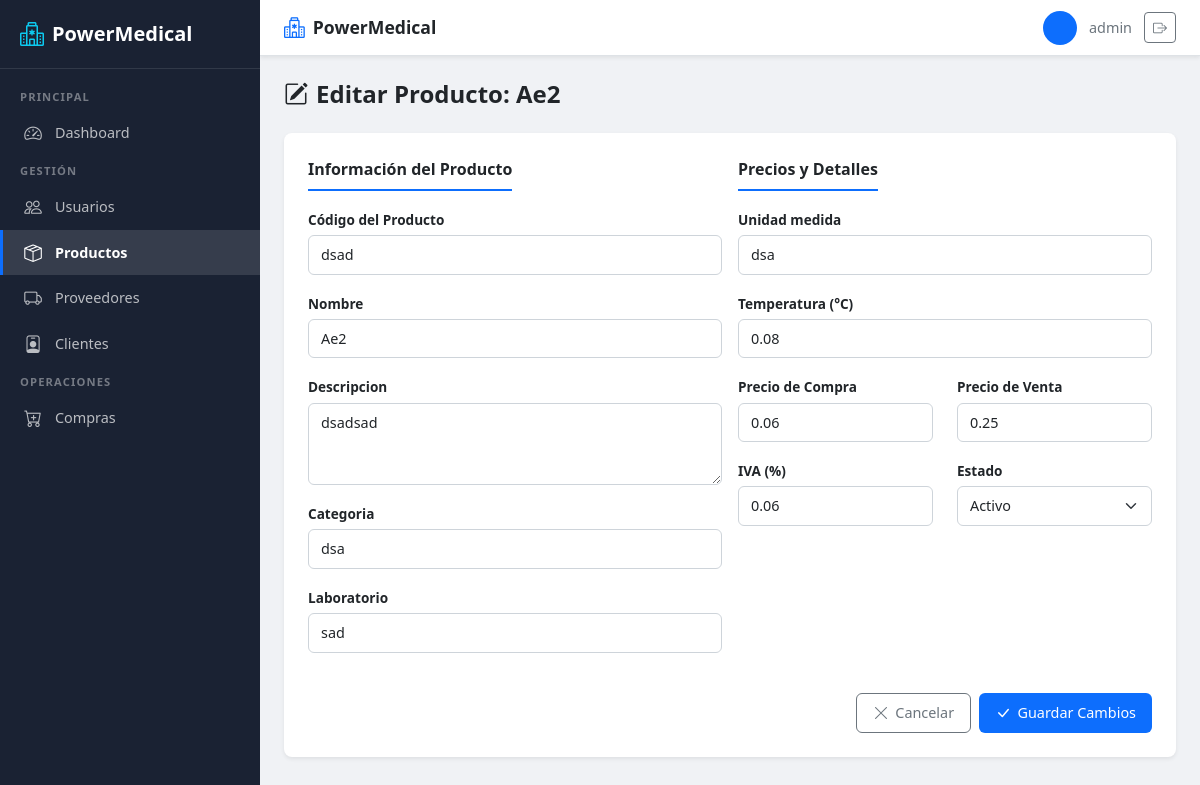
The app's page /usuarios/productos/editar/1/ (signed in) with its own data.
### usuarios/models.py (models this page shows, shortened)
class Usuario(AbstractUser):
    ROLES = [
        ('ADMIN', 'Administrador'),
        ('BODEGA', 'Bodeguero'),
        ('VENDEDOR', 'Vendedor'),
    ]
    rol = models.CharField(
        max_length=15,
        choices=ROLES,
        default='VENDEDOR'
    )

class Producto(models.Model):
    ESTADOS = [
        ('ACTIVO', 'Activo'),
        ('INACTIVO', 'Inactivo'),
    ]
    codigo = models.CharField(max_length=30, unique=True)
    nombre = models.CharField(max_length=150)
    descripcion = models.TextField(blank=True)
    categoria = models.CharField(max_length=100)
    laboratorio = models.CharField(max_length=100)
    unidad_medida = models.CharField(max_length=50)
    temperatura = models.DecimalField(
        max_digits=5,
        decimal_places=2,
        help_text="Temperatura de almacenamiento en °C"
    )
    precio_compra = models.DecimalField(max_digits=10, decimal_places=2)
    precio_venta = models.DecimalField(max_digits=10, decimal_places=2)
    iva = models.DecimalField(max_digits=5, decimal_places=2)
    estado = models.CharField(
        max_length=10,
        choices=ESTADOS,
        default='ACTIVO'
    )

### usuarios/views.py (the view)
# urls.py: path('productos/editar/<int:id>/', views.editar_producto, name='editar_producto'),
@roles_permitidos('ADMIN', 'BODEGA')
def editar_producto(request, id):
    producto = get_object_or_404(Producto, id=id)
    if request.method == 'POST':
        form = EditarProductoForm(request.POST, instance=producto)
        if form.is_valid():
            form.save()
            return redirect('lista_productos')
    else:
        form = EditarProductoForm(instance=producto)
    return render(request, 'usuarios/editar_producto.html', {
        'form': form,
        'producto': producto,
    })

### usuarios/views.py (called while the page is built)
def roles_permitidos(*roles):
    def decorator(view_func):
        @wraps(view_func)
        @login_required
        def wrapper(request, *args, **kwargs):
            if request.user.is_superuser or request.user.rol in roles:
                return view_func(request, *args, **kwargs)
            return redirect('redireccion_rol')
        return wrapper
    return decorator

### usuarios/templates/usuarios/editar_producto.html (shortened to what this page needs)
{% extends 'usuarios/base.html' %}
{% block content %}
<div class="pm-page-header">
    <h2><i class="bi bi-pencil-square me-2"></i>Editar Producto: {{ producto.nombre }}</h2>
</div>
<div class="pm-form-section">
    <form method="post" novalidate class="pm-form">
        <div class="row g-3">
            <div class="col-md-6">
                <div class="section-title">Información del Producto</div>
                <div class="mb-3">
                    <label for="id_codigo" class="form-label">{{ form.codigo.label }}</label>
                    {{ form.codigo }}
                </div>
                <div class="mb-3">
                    <label for="id_nombre" class="form-label">{{ form.nombre.label }}</label>
                    {{ form.nombre }}
                </div>
                <div class="mb-3">
                    <label for="id_descripcion" class="form-label">{{ form.descripcion.label }}</label>
                    {{ form.descripcion }}
                </div>
                <div class="mb-3">
                    <label for="id_categoria" class="form-label">{{ form.categoria.label }}</label>
                    {{ form.categoria }}
                </div>
                <div class="mb-3">
                    <label for="id_laboratorio" class="form-label">{{ form.laboratorio.label }}</label>
                    {{ form.laboratorio }}
                </div>
            </div>
            <div class="col-md-6">
                <div class="section-title">Precios y Detalles</div>
                <div class="mb-3">
                    <label for="id_unidad_medida" class="form-label">{{ form.unidad_medida.label }}</label>
                    {{ form.unidad_medida }}
                </div>
                <div class="mb-3">
                    <label for="id_temperatura" class="form-label">{{ form.temperatura.label }}</label>
                    {{ form.temperatura }}
                </div>
                <div class="row">
                    <div class="col-6 mb-3">
                        <label for="id_precio_compra" class="form-label">{{ form.precio_compra.label }}</label>
                        {{ form.precio_compra }}
                    </div>
                    <div class="col-6 mb-3">
                        <label for="id_precio_venta" class="form-label">{{ form.precio_venta.label }}</label>
                        {{ form.precio_venta }}
                    </div>
                </div>
                <div class="row">
                    <div class="col-6 mb-3">
                        <label for="id_iva" class="form-label">{{ form.iva.label }}</label>
                        {{ form.iva }}
                    </div>
                    <div class="col-6 mb-3">
                        <label for="id_estado" class="form-label">{{ form.estado.label }}</label>
                        {{ form.estado }}
                    </div>
                </div>
            </div>
        </div>
        <div class="mt-4 d-flex justify-content-end gap-2">
            <a href="{% url 'lista_productos' %}" class="pm-btn pm-btn-outline-secondary">
                <i class="bi bi-x-lg"></i> Cancelar
            </a>
            <button type="submit" class="pm-btn pm-btn-primary">
                <i class="bi bi-check-lg"></i> Guardar Cambios
            </button>
        </div>
    </form>
</div>
{% endblock %}

### usuarios/templates/usuarios/base.html (shortened to what this page needs)
{% load static %}
<!DOCTYPE html>
<html lang="es">
<head>
    <link href="https://cdn.jsdelivr.net/npm/bootstrap@5.3.0/dist/css/bootstrap.min.css" rel="stylesheet">
    <link href="https://cdn.jsdelivr.net/npm/bootstrap-icons@1.11.0/font/bootstrap-icons.css" rel="stylesheet">
    <link href="{% static 'usuarios/css/style.css' %}" rel="stylesheet">
</head>
<body>
    <aside class="pm-sidebar" id="sidebar">
        <a class="pm-sidebar-brand" href="{% url 'redireccion_rol' %}">
            <i class="bi bi-hospital"></i>
            <span>PowerMedical</span>
        </a>
        <nav class="pm-sidebar-nav">
            {% if user.is_superuser or user.rol == 'ADMIN' %}
                <div class="nav-section">Principal</div>
                <a class="nav-link {% if request.resolver_match.url_name == 'dashboard_admin' %}active{% endif %}" href="{% url 'dashboard_admin' %}">
                    <i class="bi bi-speedometer2"></i>
                    <span>Dashboard</span>
                </a>
                <div class="nav-section">Gestión</div>
                <a class="nav-link {% if request.resolver_match.url_name == 'registro_usuario' or request.resolver_match.url_name == 'editar_usuario' %}active{% endif %}" href="{% url 'registro_usuario' %}">
                    <i class="bi bi-people"></i>
                    <span>Usuarios</span>
                </a>
                <a class="nav-link {% if request.resolver_match.url_name == 'registro_producto' or request.resolver_match.url_name == 'lista_productos' or request.resolver_match.url_name == 'editar_producto' %}active{% endif %}" href="{% url 'lista_productos' %}">
                    <i class="bi bi-box-seam"></i>
                    <span>Productos</span>
                </a>
                <a class="nav-link {% if request.resolver_match.url_name == 'registrar_proveedor' %}active{% endif %}" href="{% url 'registrar_proveedor' %}">
                    <i class="bi bi-truck"></i>
                    <span>Proveedores</span>
                </a>
                <a class="nav-link {% if request.resolver_match.url_name == 'registrar_cliente' %}active{% endif %}" href="{% url 'registrar_cliente' %}">
                    <i class="bi bi-person-badge"></i>
                    <span>Clientes</span>
                </a>
                <div class="nav-section">Operaciones</div>
                <a class="nav-link {% if request.resolver_match.url_name == 'registrar_compra' %}active{% endif %}" href="{% url 'registrar_compra' %}">
                    <i class="bi bi-cart-plus"></i>
                    <span>Compras</span>
                </a>
            {% endif %}
        </nav>
    </aside>
    <div class="pm-main">
        <header class="pm-navbar">
            <a class="pm-navbar-brand" href="{% url 'redireccion_rol' %}">
                <i class="bi bi-hospital"></i>
                <span>PowerMedical</span>
            </a>
            <div class="pm-navbar-user">
                <div class="user-avatar">
                </div>
                <span class="d-none d-md-inline">
                    {{ user.first_name }} {{ user.last_name|default:user.username }}
                </span>
                <a href="{% url 'logout' %}" class="btn btn-outline-secondary btn-sm" title="Cerrar sesión">
                    <i class="bi bi-box-arrow-right"></i>
                </a>
            </div>
        </header>
        <main class="pm-content">
            {% block content %}{% endblock %}
        </main>
    </div>
</body>
</html>

### usuarios/static/usuarios/css/style.css (style rules this page uses)
:root { --pm-primary: #0d6efd; --pm-primary-dark: #0a58ca; --pm-secondary: #6c757d; --pm-success: #198754; --pm-danger: #dc3545; --pm-warning: #ffc107; --pm-info: #0dcaf0; --pm-light: #f8f9fa; --pm-dark: #212529; --pm-sidebar-bg: #1a2233; --pm-sidebar-width: 260px; --pm-navbar-height: 56px; --pm-body-bg: #f0f2f5; --pm-card-shadow: 0 0.125rem 0.25rem rgba(0, 0, 0, 0.075); --pm-card-shadow-hover: 0 0.5rem 1rem rgba(0, 0, 0, 0.12); }
* { margin: 0; padding: 0; box-sizing: border-box; }
body { font-family: 'Segoe UI', Tahoma, Geneva, Verdana, sans-serif; background-color: var(--pm-body-bg); min-height: 100vh; }
.pm-sidebar { position: fixed; top: 0; left: 0; width: var(--pm-sidebar-width); height: 100vh; background: var(--pm-sidebar-bg); color: #fff; z-index: 1040; overflow-y: auto; transition: transform 0.3s ease; display: flex; flex-direction: column; }
.pm-sidebar-brand { padding: 1rem 1.25rem; font-size: 1.25rem; font-weight: 700; border-bottom: 1px solid rgba(255, 255, 255, 0.1); display: flex; align-items: center; gap: 0.5rem; min-height: var(--pm-navbar-height); text-decoration: none; color: #fff; }
.pm-sidebar-brand i { font-size: 1.5rem; color: var(--pm-info); }
.pm-sidebar-nav { padding: 0.75rem 0; flex: 1; }
.pm-sidebar-nav .nav-section { padding: 0.5rem 1.25rem 0.25rem; font-size: 0.7rem; text-transform: uppercase; letter-spacing: 0.1em; color: rgba(255, 255, 255, 0.4); font-weight: 600; }
.pm-sidebar-nav .nav-link { display: flex; align-items: center; gap: 0.75rem; padding: 0.6rem 1.25rem; color: rgba(255, 255, 255, 0.7); text-decoration: none; font-size: 0.9rem; transition: all 0.2s; border-left: 3px solid transparent; }
.pm-sidebar-nav .nav-link.active { color: #fff; background: rgba(255, 255, 255, 0.12); border-left-color: var(--pm-primary); font-weight: 600; }
.pm-sidebar-nav .nav-link i { font-size: 1.1rem; width: 1.25rem; text-align: center; }
.pm-main { margin-left: var(--pm-sidebar-width); min-height: 100vh; display: flex; flex-direction: column; }
.pm-navbar { position: sticky; top: 0; z-index: 1030; height: var(--pm-navbar-height); background: #fff; border-bottom: 1px solid #dee2e6; box-shadow: var(--pm-card-shadow); display: flex; align-items: center; padding: 0 1.5rem; }
.pm-navbar-brand { font-weight: 700; font-size: 1.1rem; color: var(--pm-dark); text-decoration: none; display: flex; align-items: center; gap: 0.5rem; }
.pm-navbar-brand i { color: var(--pm-primary); font-size: 1.3rem; }
.pm-navbar-user { display: flex; align-items: center; gap: 0.75rem; font-size: 0.9rem; color: var(--pm-secondary); }
.pm-navbar-user .user-avatar { width: 34px; height: 34px; border-radius: 50%; background: var(--pm-primary); color: #fff; display: flex; align-items: center; justify-content: center; font-weight: 600; font-size: 0.85rem; }
.pm-content { padding: 1.5rem; flex: 1; }
.pm-page-header { display: flex; justify-content: space-between; align-items: center; margin-bottom: 1.5rem; flex-wrap: wrap; gap: 0.5rem; }
.pm-page-header h2 { font-size: 1.5rem; font-weight: 700; color: var(--pm-dark); margin: 0; }
.pm-form-section { background: #fff; border-radius: 0.5rem; box-shadow: var(--pm-card-shadow); padding: 1.5rem; margin-bottom: 1.5rem; }
.pm-form-section .section-title { font-size: 1rem; font-weight: 600; color: var(--pm-dark); margin-bottom: 1rem; padding-bottom: 0.5rem; border-bottom: 2px solid var(--pm-primary); display: inline-block; }
.pm-form .form-label { font-weight: 600; font-size: 0.85rem; color: var(--pm-dark); margin-bottom: 0.3rem; }
.pm-form .form-control, .pm-form .form-select { border-radius: 0.375rem; border: 1px solid #ced4da; padding: 0.5rem 0.75rem; font-size: 0.9rem; transition: border-color 0.2s, box-shadow 0.2s; }
.pm-btn { display: inline-flex; align-items: center; gap: 0.4rem; font-size: 0.9rem; font-weight: 500; padding: 0.5rem 1rem; border-radius: 0.375rem; transition: all 0.2s; text-decoration: none; border: none; cursor: pointer; line-height: 1.4; }
.pm-btn i { font-size: 1rem; }
.pm-btn-primary { background: var(--pm-primary); color: #fff; }
.pm-btn-outline-secondary { background: transparent; color: var(--pm-secondary); border: 1px solid var(--pm-secondary); }

### records on screen
Usuario: last_name "admin"
Producto: nombre "Ae2", codigo "dsad", descripcion "dsadsad", categoria "dsa", laboratorio "sad", unidad_medida "dsa", temperatura "0.08", precio_compra "0.06", precio_venta "0.25", iva "0.06", estado "Activo"
